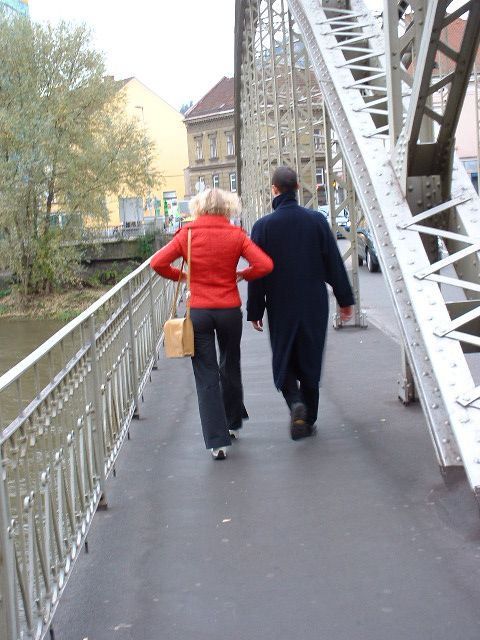
#> input picture images/person_1.jpg, 480 x 640 px
$ python -i hogs.py   (imports and definitions only)
#> lines starting #> are read from the running program, lines starting #| are printed output that depends on the picture
#> further down, picture is the input picture: shape (640, 480, 3); mean B, G, R 148.3, 148.1, 151.1
from imutils.object_detection import non_max_suppression
import imutils
import numpy as np
import cv2

# Opencv pre-trained SVM with HOG people features
HOGCV = cv2.HOGDescriptor()
# [1 line not run here, left out]
DEFAULT_WIDTH = 800

def detector(image):
  '''
  @image is a numpy array
  '''

  image = imutils.resize(image, width=min(DEFAULT_WIDTH, image.shape[1]))
  image = cv2.cvtColor(image, cv2.COLOR_BGR2GRAY)
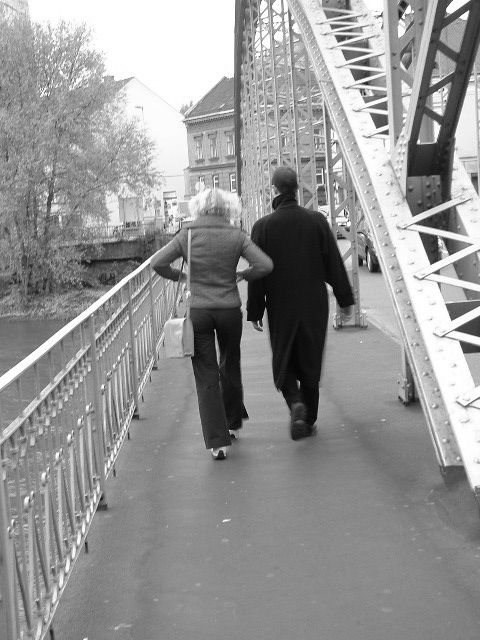
#> image: shape (640, 480); min 0, max 255, mean 149

  (rects, weights) = HOGCV.detectMultiScale(image, winStride=(4, 4), padding=(4, 4), scale=1.05)
#> rects = (); weights = ()

  # Applies non-max supression from imutils package to kick-off overlapped
  # boxes
  rects = np.array([[x, y, x + w, y + h] for (x, y, w, h) in rects])
#> rects = empty array
  result = non_max_suppression(rects, probs=None, overlapThresh=0.65)
#> result = []

  return result

def imageDetect(imagePath, image=None):
  result = []
  if image is None:
    image = cv2.imread(imagePath)
  if len(image) <= 0:
    print("[ERROR] could not read your local image")
    return result
  print("[INFO] Detecting people")
  result = detector(image)

  # shows the result
  for (xA, yA, xB, yB) in result:
    cv2.rectangle(image, (xA, yA), (xB, yB), (0, 255, 0), 2)

  return image

>>> import cv2
>>> picture = cv2.imread('images/person_1.jpg')
>>> result = detector(picture)
#> result = []

$ run again, on images/person_2.jpg
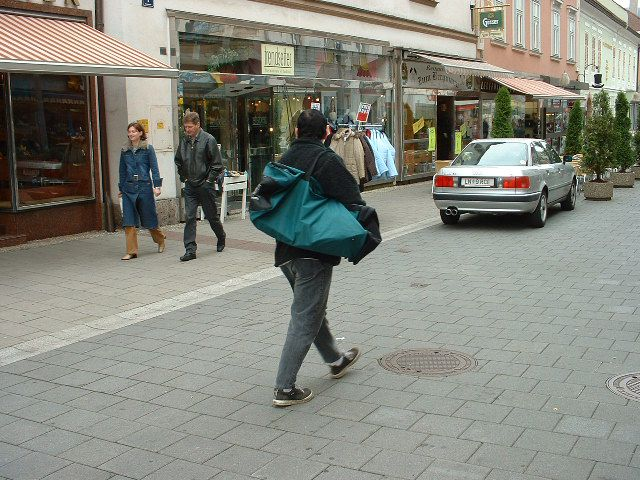
#> input picture images/person_2.jpg, 640 x 480 px
#> picture is the input picture: shape (480, 640, 3); mean B, G, R 125.9, 135.7, 134.1
#> in detector, `image = cv2.cvtColor(image, cv2.COLOR_BGR2GRAY)`:
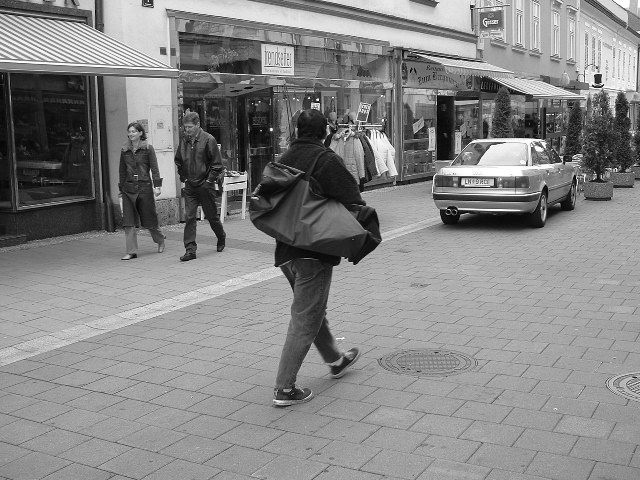
#> image: shape (480, 640); min 0, max 255, mean 134.1
#> in detector, `(rects, weights) = HOGCV.detectMultiScale(image, winStride=(4, 4), pad..`: rects = ()
#> in detector, `rects = np.array([[x, y, x + w, y + h] for (x, y, w, h) in rects])`: rects = empty array
#> in detector, `result = non_max_suppression(rects, probs=None, overlapThresh=0.65)`: result = []

$ run again, on images/person_4.jpg
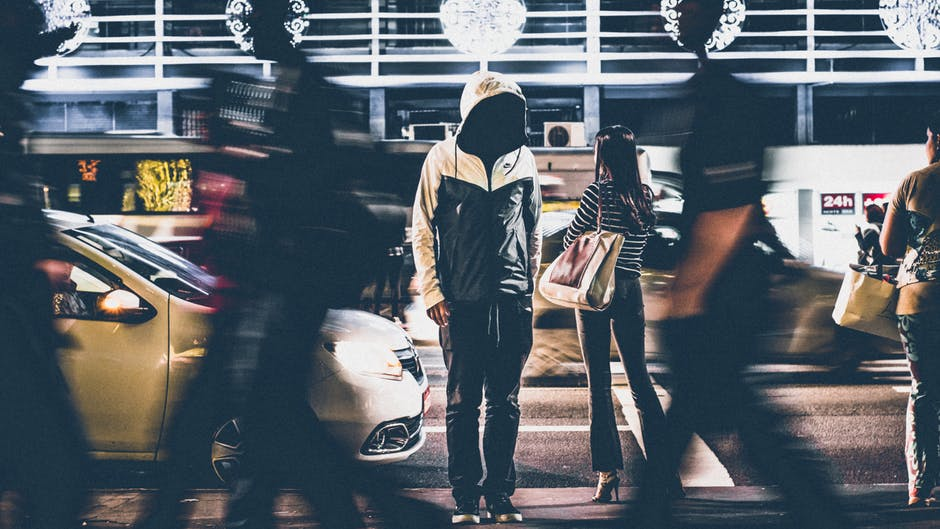
#> input picture images/person_4.jpg, 940 x 529 px
#> picture is the input picture: shape (529, 940, 3); mean B, G, R 104.9, 97.6, 89.6
#> in detector, `image = imutils.resize(image, width=min(DEFAULT_WIDTH, image.shape[1]))`:
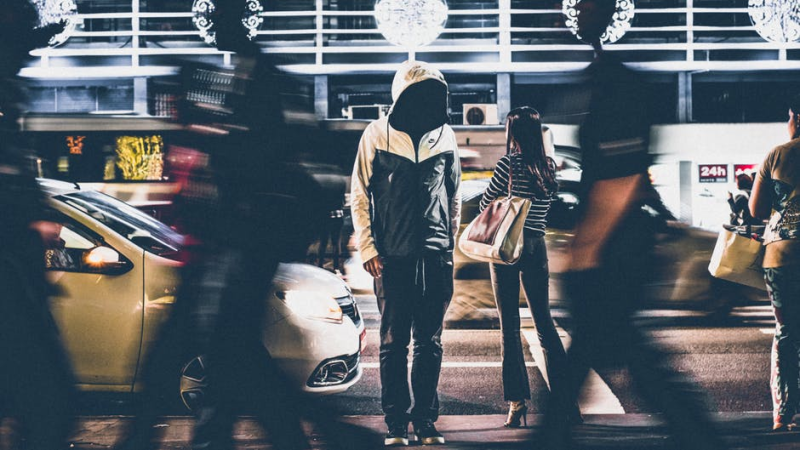
#> image: shape (450, 800, 3); mean of channels 0, 1, 2 104.9, 97.6, 89.6; drawn as B, G, R
#> in detector, `image = cv2.cvtColor(image, cv2.COLOR_BGR2GRAY)`:
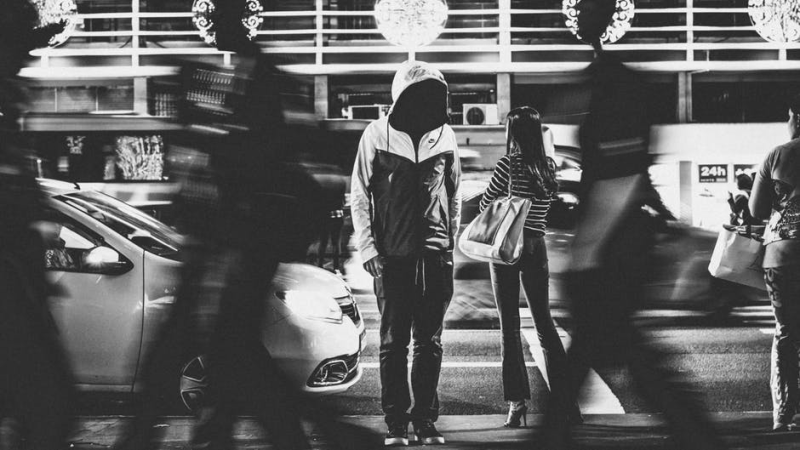
#> image: shape (450, 800); min 25, max 252, mean 96
#> in detector, `(rects, weights) = HOGCV.detectMultiScale(image, winStride=(4, 4), pad..`: rects = ()
#> in detector, `rects = np.array([[x, y, x + w, y + h] for (x, y, w, h) in rects])`: rects = empty array
#> in detector, `result = non_max_suppression(rects, probs=None, overlapThresh=0.65)`: result = []
